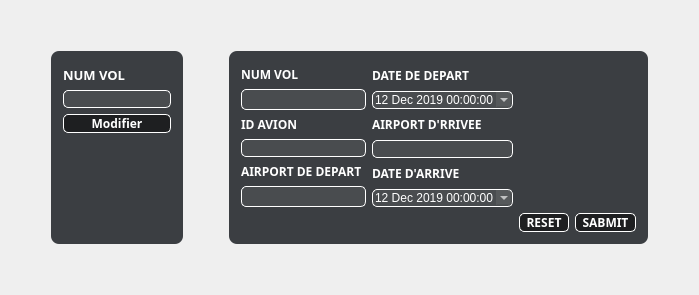
            <widget class="QWidget" name="modifier_6">
             <property name="styleSheet">
              <string notr="true">#modifier{
border-image:url(&quot;://sources/evaluation-process.jpg&quot;);
background:#2b3947;
border:0;
}</string>
             </property>
             <attribute name="title">
              <string>Modifier</string>
             </attribute>
             <layout class="QGridLayout" name="gridLayout_66">
              <item row="1" column="2">
               <spacer name="horizontalSpacer_52">
                <property name="orientation">
                 <enum>Qt::Horizontal</enum>
                </property>
                <property name="sizeHint" stdset="0">
                 <size>
                  <width>40</width>
                  <height>20</height>
                 </size>
                </property>
               </spacer>
              </item>
              <item row="2" column="1">
               <spacer name="verticalSpacer_51">
                <property name="orientation">
                 <enum>Qt::Vertical</enum>
                </property>
                <property name="sizeHint" stdset="0">
                 <size>
                  <width>20</width>
                  <height>40</height>
                 </size>
                </property>
               </spacer>
              </item>
              <item row="0" column="1">
               <spacer name="verticalSpacer_52">
                <property name="orientation">
                 <enum>Qt::Vertical</enum>
                </property>
                <property name="sizeHint" stdset="0">
                 <size>
                  <width>20</width>
                  <height>40</height>
                 </size>
                </property>
               </spacer>
              </item>
              <item row="1" column="1">
               <widget class="QGroupBox" name="groupBox_22">
                <property name="styleSheet">
                 <string notr="true">QGroupBox{
background-color:rgba(14,17,22,80%);
color:white;
border:0;
border-radius:8px;
}</string>
                </property>
                <property name="title">
                 <string/>
                </property>
                <layout class="QGridLayout" name="gridLayout_67">
                 <item row="1" column="0">
                  <widget class="QLineEdit" name="lineEdit_52">
                   <property name="styleSheet">
                    <string notr="true">QLineEdit{
background-color:rgba(255,255,255,7%);
border:1 solid white;
border-radius:5px;
color:white;
}
QLineEdit:focus{
border: 2px solid red;
}</string>
                   </property>
                  </widget>
                 </item>
                 <item row="0" column="0">
                  <widget class="QLabel" name="label_79">
                   <property name="font">
                    <font>
                     <family>Cairo</family>
                     <pointsize>10</pointsize>
                     <weight>75</weight>
                     <bold>true</bold>
                    </font>
                   </property>
                   <property name="styleSheet">
                    <string notr="true">QLabel{
color:white;
}</string>
                   </property>
                   <property name="text">
                    <string>NUM VOL</string>
                   </property>
                  </widget>
                 </item>
                 <item row="2" column="0">
                  <widget class="QPushButton" name="pushButton_40">
                   <property name="font">
                    <font>
                     <family>Cairo</family>
                     <weight>75</weight>
                     <bold>true</bold>
                    </font>
                   </property>
                   <property name="styleSheet">
                    <string notr="true">QPushButton{
background-color:rgba(0,0,0,50%);
color:white;
border:1 solid white;
border-radius: 5px;
}
QPushButton:hover{
background-color:rgba(255,127,80,50%);
color:black;
}</string>
                   </property>
                   <property name="text">
                    <string>Modifier</string>
                   </property>
                  </widget>
                 </item>
                 <item row="3" column="0">
                  <spacer name="verticalSpacer_53">
                   <property name="orientation">
                    <enum>Qt::Vertical</enum>
                   </property>
                   <property name="sizeHint" stdset="0">
                    <size>
                     <width>20</width>
                     <height>40</height>
                    </size>
                   </property>
                  </spacer>
                 </item>
                </layout>
               </widget>
              </item>
              <item row="1" column="3">
               <widget class="QGroupBox" name="groupBox_23">
                <property name="font">
                 <font>
                  <family>Cairo</family>
                  <weight>75</weight>
                  <bold>true</bold>
                 </font>
                </property>
                <property name="styleSheet">
                 <string notr="true">QGroupBox{
background-color:rgba(14,17,22,80%);
color:white;
border:0;
border-radius:8px;
}</string>
                </property>
                <property name="title">
                 <string/>
                </property>
                <layout class="QGridLayout" name="gridLayout_68">
                 <item row="0" column="0">
                  <layout class="QGridLayout" name="gridLayout_69">
                   <item row="0" column="1">
                    <layout class="QVBoxLayout" name="verticalLayout_28">
                     <item>
                      <widget class="QLabel" name="label_80">
                       <property name="font">
                        <font>
                         <family>Cairo</family>
                         <weight>75</weight>
                         <bold>true</bold>
                        </font>
                       </property>
                       <property name="styleSheet">
                        <string notr="true">QLabel{
color:white;
}</string>
                       </property>
                       <property name="text">
                        <string>DATE DE DEPART</string>
                       </property>
                      </widget>
                     </item>
                     <item>
                      <widget class="QDateTimeEdit" name="dateTimeEdit_7">
                       <property name="styleSheet">
                        <string notr="true">QDateTimeEdit{
        border-radius: 5px;
        color:white;
        background-color:rgba(255,255,255,7%);
border: 1px solid white;
}
/*QCalendarWidget QToolButton {
height: 60px;
width: 150px;
color: white;
font-size: 24px;
icon-size: 56px, 56px;
background-color: qlineargradient(x1:0, y1:0, x2:0, y2:1, stop: 0 #cccccc, stop: 1 #333333);
}
QCalendarWidget QMenu {
width: 150px;
left: 20px;
color: white;
font-size: 18px;
background-color: rgb(100, 100, 100);
}
QCalendarWidget QSpinBox {
width: 150px;
font-size:24px;
color: white;
background-color: qlineargradient(x1:0, y1:0, x2:0, y2:1, stop: 0 #cccccc, stop: 1 #333333);
selection-background-color: rgb(136, 136, 136);
selection-color: rgb(255, 255, 255);
}
QCalendarWidget QSpinBox::up-button { subcontrol-origin: border; subcontrol-position: top right; width:65px; }
QCalendarWidget QSpinBox::down-button {subcontrol-origin: border; subcontrol-position: bottom right; width:65px;}
QCalendarWidget QSpinBox::up-arrow { width:56px; height:56px; }
QCalendarWidget QSpinBox::down-arrow { width:56px; height:56px; }


QCalendarWidget QWidget { alternate-background-color: rgb(128, 128, 128); }


QCalendarWidget QAbstractItemView:enabled
{
font-size:24px;
color: rgb(180, 180, 180);
background-color: black;
selection-background-color: rgb(64, 64, 64);
selection-color: rgb(0, 255, 0);
}

QCalendarWidget QWidget#qt_calendar_navigationbar
{
background-color: qlineargradient(x1:0, y1:0, x2:0, y2:1, stop: 0 #cccccc, stop: 1 #333333);
}

QCalendarWidget QAbstractItemView:disabled
{
color: rgb(64, 64, 64);
}*/</string>
                       </property>
                       <property name="date">
                        <date>
                         <year>2019</year>
                         <month>12</month>
                         <day>12</day>
                        </date>
                       </property>
                       <property name="calendarPopup">
                        <bool>true</bool>
                       </property>
                      </widget>
                     </item>
                     <item>
                      <widget class="QLabel" name="label_82">
                       <property name="font">
                        <font>
                         <family>Cairo</family>
                         <weight>75</weight>
                         <bold>true</bold>
                        </font>
                       </property>
                       <property name="styleSheet">
                        <string notr="true">QLabel{
color:white;
}</string>
                       </property>
                       <property name="text">
                        <string>AIRPORT D'RRIVEE</string>
                       </property>
                      </widget>
                     </item>
                     <item>
                      <widget class="QLineEdit" name="lineEdit_54">
                       <property name="styleSheet">
                        <string notr="true">QLineEdit{
background-color:rgba(255,255,255,7%);
border:1 solid white;
border-radius:5px;
color:white;
}
QLineEdit:focus{
border: 2px solid red;
}</string>
                       </property>
                      </widget>
                     </item>
                     <item>
                      <widget class="QLabel" name="label_75">
                       <property name="font">
                        <font>
                         <family>Cairo</family>
                         <weight>75</weight>
                         <bold>true</bold>
                        </font>
                       </property>
                       <property name="styleSheet">
                        <string notr="true">QLabel{
color:white;
}</string>
                       </property>
                       <property name="text">
                        <string>DATE D'ARRIVE</string>
                       </property>
                      </widget>
                     </item>
                     <item>
                      <widget class="QDateTimeEdit" name="dateTimeEdit_8">
                       <property name="styleSheet">
                        <string notr="true">QDateTimeEdit{
        border-radius: 5px;
        color:white;
        background-color:rgba(255,255,255,7%);
border: 1px solid white;
}
/*QCalendarWidget QToolButton {
height: 60px;
width: 150px;
color: white;
font-size: 24px;
icon-size: 56px, 56px;
background-color: qlineargradient(x1:0, y1:0, x2:0, y2:1, stop: 0 #cccccc, stop: 1 #333333);
}
QCalendarWidget QMenu {
width: 150px;
left: 20px;
color: white;
font-size: 18px;
background-color: rgb(100, 100, 100);
}
QCalendarWidget QSpinBox {
width: 150px;
font-size:24px;
color: white;
background-color: qlineargradient(x1:0, y1:0, x2:0, y2:1, stop: 0 #cccccc, stop: 1 #333333);
selection-background-color: rgb(136, 136, 136);
selection-color: rgb(255, 255, 255);
}
QCalendarWidget QSpinBox::up-button { subcontrol-origin: border; subcontrol-position: top right; width:65px; }
QCalendarWidget QSpinBox::down-button {subcontrol-origin: border; subcontrol-position: bottom right; width:65px;}
QCalendarWidget QSpinBox::up-arrow { width:56px; height:56px; }
QCalendarWidget QSpinBox::down-arrow { width:56px; height:56px; }


QCalendarWidget QWidget { alternate-background-color: rgb(128, 128, 128); }


QCalendarWidget QAbstractItemView:enabled
{
font-size:24px;
color: rgb(180, 180, 180);
background-color: black;
selection-background-color: rgb(64, 64, 64);
selection-color: rgb(0, 255, 0);
}

QCalendarWidget QWidget#qt_calendar_navigationbar
{
background-color: qlineargradient(x1:0, y1:0, x2:0, y2:1, stop: 0 #cccccc, stop: 1 #333333);
}

QCalendarWidget QAbstractItemView:disabled
{
color: rgb(64, 64, 64);
}*/</string>
                       </property>
                       <property name="date">
                        <date>
                         <year>2019</year>
                         <month>12</month>
                         <day>12</day>
                        </date>
                       </property>
                       <property name="calendarPopup">
                        <bool>true</bool>
                       </property>
                      </widget>
                     </item>
                    </layout>
                   </item>
                   <item row="1" column="2">
                    <layout class="QHBoxLayout" name="horizontalLayout_21">
                     <item>
                      <widget class="QPushButton" name="pushButton_41">
                       <property name="font">
                        <font>
                         <family>Cairo</family>
                         <weight>75</weight>
                         <bold>true</bold>
                        </font>
                       </property>
                       <property name="styleSheet">
                        <string notr="true">QPushButton{
background-color:rgba(0,0,0,50%);
color:white;
border:1 solid white;
border-radius: 5px;
}
QPushButton:hover{
background-color:rgba(255,0,0,50%);
color:black;
}</string>
                       </property>
                       <property name="text">
                        <string>  RESET  </string>
                       </property>
                      </widget>
                     </item>
                     <item>
                      <widget class="QPushButton" name="pushButton_42">
                       <property name="font">
                        <font>
                         <family>Cairo</family>
                         <weight>75</weight>
                         <bold>true</bold>
                        </font>
                       </property>
                       <property name="styleSheet">
                        <string notr="true">QPushButton{
background-color:rgba(0,0,0,50%);
color:white;
border:1 solid white;
border-radius: 5px;
}
QPushButton:hover{
background-color:rgba(0,255,0,50%);
color:black;
}</string>
                       </property>
                       <property name="text">
                        <string>  SABMIT  </string>
                       </property>
                      </widget>
                     </item>
                    </layout>
                   </item>
                   <item row="0" column="0">
                    <layout class="QVBoxLayout" name="verticalLayout_29">
                     <item>
                      <widget class="QLabel" name="label_85">
                       <property name="font">
                        <font>
                         <family>Cairo</family>
                         <weight>75</weight>
                         <bold>true</bold>
                        </font>
                       </property>
                       <property name="styleSheet">
                        <string notr="true">QLabel{
color:white;
}</string>
                       </property>
                       <property name="text">
                        <string>NUM VOL</string>
                       </property>
                      </widget>
                     </item>
                     <item>
                      <widget class="QLineEdit" name="t1_9">
                       <property name="font">
                        <font>
                         <family>Cairo</family>
                         <weight>75</weight>
                         <bold>true</bold>
                        </font>
                       </property>
                       <property name="styleSheet">
                        <string notr="true">QLineEdit{
background-color:rgba(255,255,255,7%);
border:1 solid white;
border-radius:5px;
color:red;
}
QLineEdit:focus{
border: 2px solid red;
}</string>
                       </property>
                      </widget>
                     </item>
                     <item>
                      <widget class="QLabel" name="label_86">
                       <property name="font">
                        <font>
                         <family>Cairo</family>
                         <weight>75</weight>
                         <bold>true</bold>
                        </font>
                       </property>
                       <property name="styleSheet">
                        <string notr="true">QLabel{
color:white;
}</string>
                       </property>
                       <property name="text">
                        <string>ID AVION</string>
                       </property>
                      </widget>
                     </item>
                     <item>
                      <widget class="QLineEdit" name="lineEdit_56">
                       <property name="styleSheet">
                        <string notr="true">QLineEdit{
background-color:rgba(255,255,255,7%);
border:1 solid white;
border-radius:5px;
color:white;
}
QLineEdit:focus{
border: 2px solid red;
}</string>
                       </property>
                      </widget>
                     </item>
                     <item>
                      <widget class="QLabel" name="label_81">
                       <property name="font">
                        <font>
                         <family>Cairo</family>
                         <weight>75</weight>
                         <bold>true</bold>
                        </font>
                       </property>
                       <property name="styleSheet">
                        <string notr="true">QLabel{
color:white;
}</string>
                       </property>
                       <property name="text">
                        <string>AIRPORT DE DEPART</string>
                       </property>
                      </widget>
                     </item>
                     <item>
                      <widget class="QLineEdit" name="lineEdit_53">
                       <property name="font">
                        <font>
                         <family>Cairo</family>
                         <weight>50</weight>
                         <bold>false</bold>
                        </font>
                       </property>
                       <property name="styleSheet">
                        <string notr="true">QLineEdit{
background-color:rgba(255,255,255,7%);
border:1 solid white;
border-radius:5px;
color:white;
}
QLineEdit:focus{
border: 2px solid red;
}</string>
                       </property>
                      </widget>
                     </item>
                    </layout>
                   </item>
                   <item row="0" column="2">
                    <layout class="QVBoxLayout" name="verticalLayout_30"/>
                   </item>
                  </layout>
                 </item>
                </layout>
               </widget>
              </item>
              <item row="1" column="0">
               <spacer name="horizontalSpacer_53">
                <property name="orientation">
                 <enum>Qt::Horizontal</enum>
                </property>
                <property name="sizeHint" stdset="0">
                 <size>
                  <width>40</width>
                  <height>20</height>
                 </size>
                </property>
               </spacer>
              </item>
              <item row="1" column="4">
               <spacer name="horizontalSpacer_54">
                <property name="orientation">
                 <enum>Qt::Horizontal</enum>
                </property>
                <property name="sizeHint" stdset="0">
                 <size>
                  <width>40</width>
                  <height>20</height>
                 </size>
                </property>
               </spacer>
              </item>
             </layout>
            </widget>
